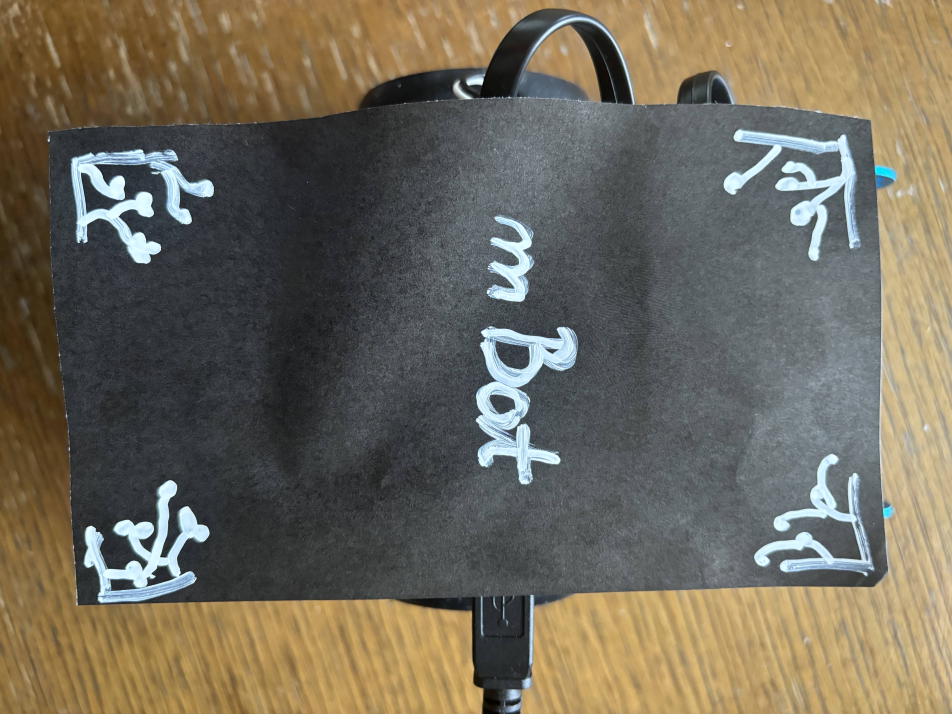
#> input picture code_python/mymbot.jpg, 5712 x 4284 px (shown at 1/6 size)
$ python MBOT_TRACKING.py
#> lines starting #> are read from the running program, lines starting #| are printed output that depends on the picture
import cv2
import numpy as np
def video_stream():
    img = cv2.imread("mymbot.jpg", cv2.IMREAD_GRAYSCALE)
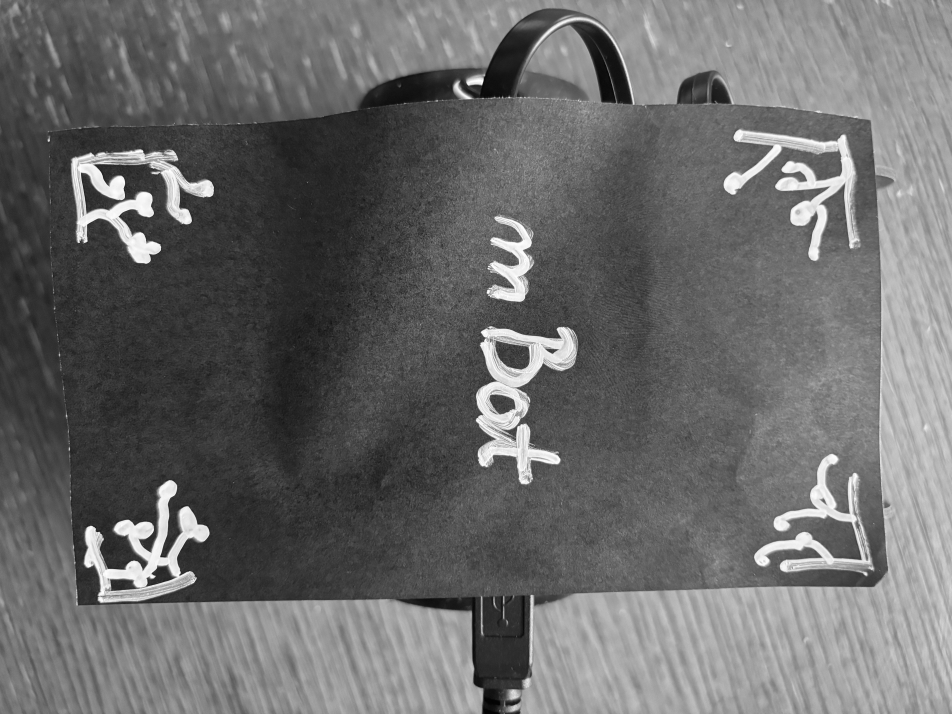
#> img: shape (4284, 5712) (shown at 1/6 size); min 0, max 255, mean 106.4
    if img is None:
        print("Ne može se učitati referentna slika.")
        return

    img = cv2.resize(img, (0, 0), fx=0.5, fy=0.5)
#> img: shape (2142, 2856)
    cv2.imshow("Reference Image", img)

    cap = cv2.VideoCapture(0)
    if not cap.isOpened():
        print("Ne može se otvoriti kamera.")
        return

    sift = cv2.SIFT_create()
    kp_image, desc_image = sift.detectAndCompute(img, None)
#> kp_image = 10382 keypoints; strongest (x, y, size): (424, 747, 55.6), (443, 1631, 24.4), (502, 1471, 36.3), (430, 612, 40.9)
    if desc_image is None:
        print("Ne mogu se pronaći deskriptori u referentnoj slici.")
        return

    index_params = dict(algorithm=0,
                        trees=5)
    search_params = dict(checks=1000)
    flann = cv2.FlannBasedMatcher(index_params, search_params)

    while True:
        ret, frame = cap.read()
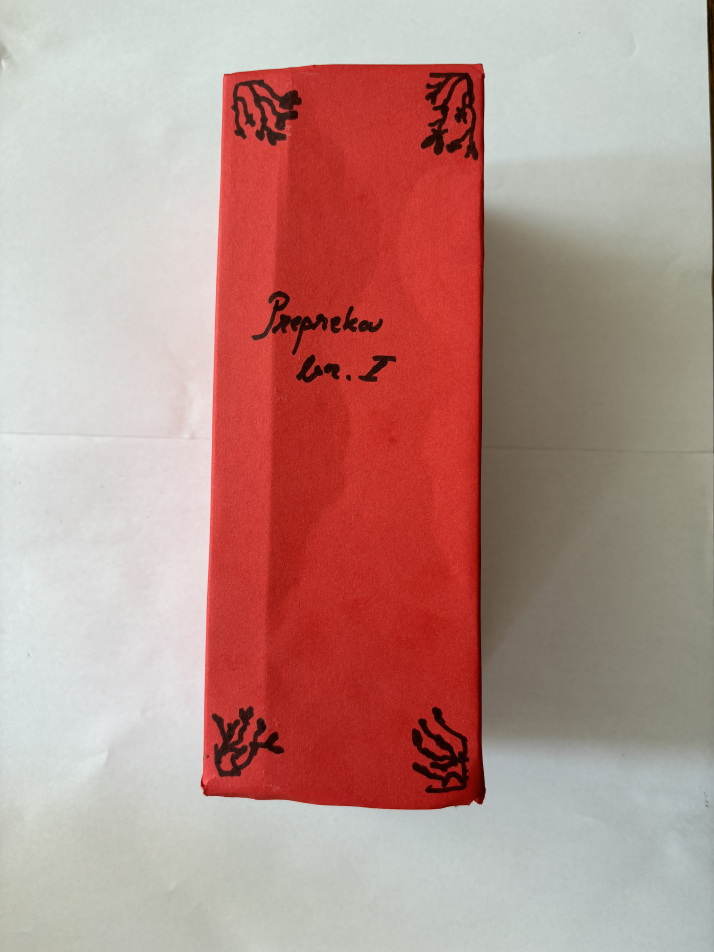
#> input picture code_python/reference1.jpg, 4284 x 5712 px, given in place of the camera (shown at 1/6 size)
#> frame is the input picture: shape (5712, 4284, 3); mean B, G, R 138.7, 145.4, 184.1
        if not ret:
            print("Nema ulaza sa kamere.")
            break

        frame = cv2.resize(frame, (0, 0), fx=0.5, fy=0.5)
#> frame: shape (2856, 2142, 3)
        grayframe = cv2.cvtColor(frame, cv2.COLOR_BGR2GRAY)
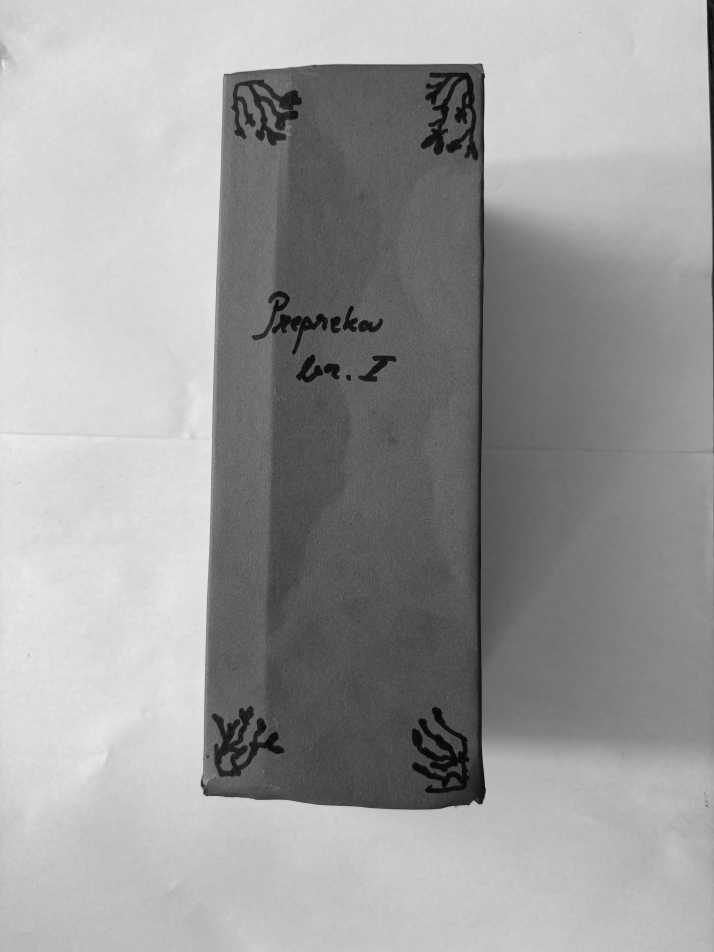
#> grayframe: shape (2856, 2142) (shown at 1/3 size); min 4, max 239, mean 156.4

        kp_grayframe, desc_grayframe = sift.detectAndCompute(grayframe, None)
#> kp_grayframe = 2227 keypoints; strongest (x, y, size): (1355, 301, 159.8), (1355, 2327, 142.7), (1441, 2405, 11.9), (1439, 2386, 28.4)
        if desc_grayframe is None or desc_image is None or len(desc_grayframe) < 2 or len(desc_image) < 2:
            print("Nema dovoljno deskriptora za prepoznavanje.")
            continue

        matches = flann.knnMatch(desc_image, desc_grayframe, k=2)
#> matches = 10382 matches

        good_points = []
        for match in matches:
            if len(match) < 2:
                continue
            m, n = match
            if m.distance < 0.7 * n.distance:
                good_points.append(m)
#> after the loop, good_points = 23 matches

        if len(good_points) > 12:
            query_pts = np.float32([kp_image[m.queryIdx].pt for m in good_points]).reshape(-1, 1, 2)
#> query_pts = 23 rows, first 8: [203.3, 1273.6], [204.3, 1346.4], [274, 1685.9], [364.3, 668.9], [395.6, 1564], [438.4, 787.8], [464.4, 1728.5], [520.9, 643.5]
            train_pts = np.float32([kp_grayframe[m.trainIdx].pt for m in good_points]).reshape(-1, 1, 2)
#> train_pts = 23 rows, first 8: [1317.5, 2286], [1090.8, 976], [622, 2271.9], [1363.9, 277.9], [1329.8, 306.4], [1361.3, 2333.5], [939.9, 969.4], [835.9, 333.4]
            matrix, mask = cv2.findHomography(query_pts, train_pts, cv2.RANSAC, 5.0)
#> matrix = [[-0.386, -0.582, 1256.3], [-0.367, -1.71, 2456.2], [-0.000142, -0.000712, 1]]; mask = 23 values, max 1 at index 12, min 0 at index 0, mean 0.217

            if matrix is not None:
                h, w = img.shape
#> h = 2142; w = 2856
                pts = np.float32([[0, 0], [0, h], [w, h], [w, 0]]).reshape(-1, 1, 2)
                dst = cv2.perspectiveTransform(pts, matrix)
#> dst = [[1256.3, 2456.2], [-17.33, 2283.1], [1176.8, 2416.2], [258, 2366]]
                homography = cv2.polylines(frame, [np.int32(dst)], True, (255, 0, 0), 3)
                cv2.imshow("Homography", homography)
            else:
                cv2.imshow("Homography", grayframe)
        else:
            cv2.imshow("Homography", grayframe)

        if cv2.waitKey(1) == 27:
#> (key Esc is pressed here)
            break

    cap.release()
    cv2.destroyAllWindows()
video_stream()
